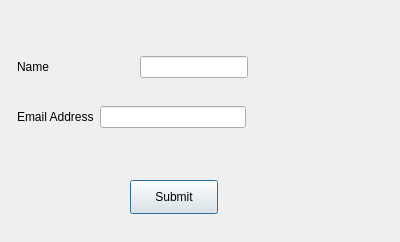
<?xml version="1.0" encoding="UTF-8"?>
<ui version="4.0">
 <class>Dialog</class>
 <widget class="QDialog" name="Dialog">
  <property name="geometry">
   <rect>
    <x>0</x>
    <y>0</y>
    <width>400</width>
    <height>242</height>
   </rect>
  </property>
  <property name="windowTitle">
   <string>Dialog</string>
  </property>
  <widget class="QPushButton" name="pushButton">
   <property name="geometry">
    <rect>
     <x>130</x>
     <y>180</y>
     <width>88</width>
     <height>34</height>
    </rect>
   </property>
   <property name="text">
    <string>Submit</string>
   </property>
  </widget>
  <widget class="QWidget" name="">
   <property name="geometry">
    <rect>
     <x>17</x>
     <y>50</y>
     <width>231</width>
     <height>34</height>
    </rect>
   </property>
   <layout class="QHBoxLayout" name="horizontalLayout">
    <item>
     <widget class="QLabel" name="label">
      <property name="text">
       <string>Name</string>
      </property>
     </widget>
    </item>
    <item>
     <spacer name="horizontalSpacer">
      <property name="orientation">
       <enum>Qt::Horizontal</enum>
      </property>
      <property name="sizeHint" stdset="0">
       <size>
        <width>40</width>
        <height>20</height>
       </size>
      </property>
     </spacer>
    </item>
    <item>
     <widget class="QLineEdit" name="lineEdit"/>
    </item>
   </layout>
  </widget>
  <widget class="QWidget" name="">
   <property name="geometry">
    <rect>
     <x>17</x>
     <y>100</y>
     <width>229</width>
     <height>34</height>
    </rect>
   </property>
   <layout class="QHBoxLayout" name="horizontalLayout_2">
    <item>
     <widget class="QLabel" name="label_2">
      <property name="text">
       <string>Email Address</string>
      </property>
     </widget>
    </item>
    <item>
     <widget class="QLineEdit" name="lineEdit_2"/>
    </item>
   </layout>
  </widget>
 </widget>
 <resources/>
 <connections/>
</ui>
